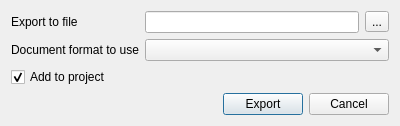
<?xml version="1.0" encoding="UTF-8"?>
<ui version="4.0">
 <class>ExportReadsDialog</class>
 <widget class="QDialog" name="ExportReadsDialog">
  <property name="geometry">
   <rect>
    <x>0</x>
    <y>0</y>
    <width>400</width>
    <height>123</height>
   </rect>
  </property>
  <property name="windowTitle">
   <string>Export reads dialog</string>
  </property>
  <layout class="QVBoxLayout" name="verticalLayout">
   <item>
    <layout class="QGridLayout" name="gridLayout">
     <item row="0" column="0">
      <widget class="QLabel" name="filepathLabel">
       <property name="text">
        <string>Export to file</string>
       </property>
      </widget>
     </item>
     <item row="0" column="1">
      <widget class="QLineEdit" name="filepathLineEdit"/>
     </item>
     <item row="0" column="2">
      <widget class="QToolButton" name="filepathToolButton">
       <property name="text">
        <string>...</string>
       </property>
      </widget>
     </item>
     <item row="1" column="0">
      <widget class="QLabel" name="documentFormatLabel">
       <property name="text">
        <string>Document format to use</string>
       </property>
      </widget>
     </item>
     <item row="1" column="1" colspan="2">
      <widget class="QComboBox" name="documentFormatComboBox"/>
     </item>
    </layout>
   </item>
   <item>
    <widget class="QCheckBox" name="addToProjectCheckBox">
     <property name="text">
      <string>Add to project</string>
     </property>
     <property name="checked">
      <bool>true</bool>
     </property>
    </widget>
   </item>
   <item>
    <layout class="QHBoxLayout" name="horizontalLayout">
     <item>
      <spacer name="horizontalSpacer">
       <property name="orientation">
        <enum>Qt::Horizontal</enum>
       </property>
       <property name="sizeHint" stdset="0">
        <size>
         <width>40</width>
         <height>20</height>
        </size>
       </property>
      </spacer>
     </item>
     <item>
      <widget class="QPushButton" name="okPushButton">
       <property name="text">
        <string>Export</string>
       </property>
      </widget>
     </item>
     <item>
      <widget class="QPushButton" name="cancelPushButton">
       <property name="text">
        <string>Cancel</string>
       </property>
      </widget>
     </item>
    </layout>
   </item>
  </layout>
 </widget>
 <resources/>
 <connections/>
</ui>
